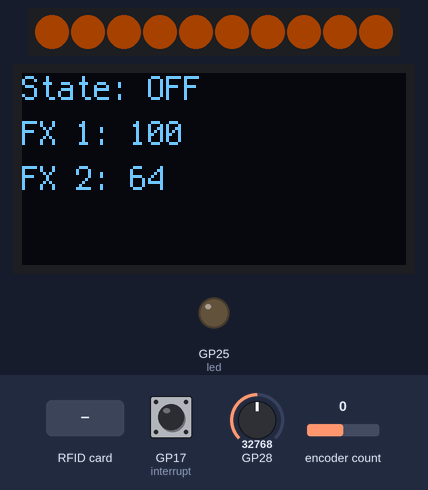
The program below on a simulated Raspberry Pi Pico running CircuitPython. Shown: 10 RGB LEDs in strip order, left to right, 128×64 one-colour display, output pins drawn as LEDs (lit = HIGH). Inputs (shaded band) come from the test bench; at power-on: GP17 (interrupt) HIGH, encoder count 0, GP28 = 32768 (analog values on the 0–65535 scale). Dim RGB values are drawn brighter than linear; MIDI messages are not drawn; what the program prints to the serial console is not drawn.

Above: at 1.2 s.
1.3 s: GP17 (interrupt) pulled LOW for 0.15 s
2.0 s: RFID card 5E 7A 19 C4 held to the reader
At 2.51 s:
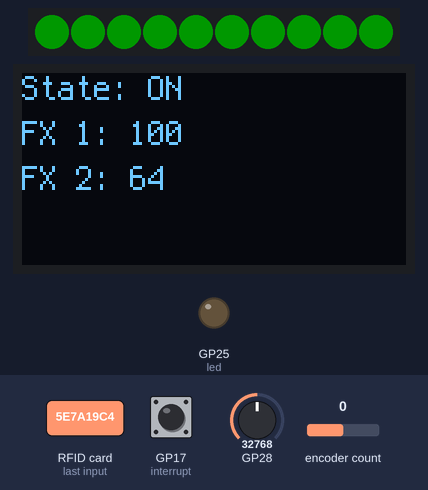
3.6 s: encoder count set to 1
At 4.03 s:
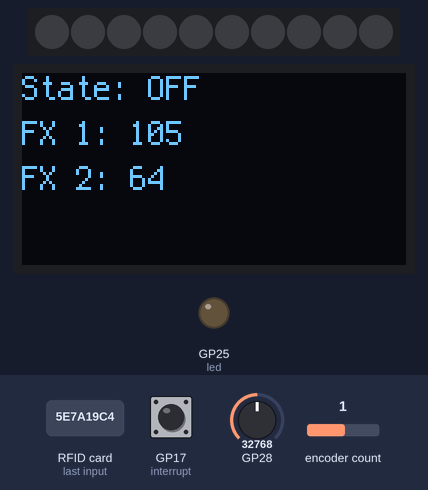
6.6 s: GP28 set to 45874
At 7.98 s:
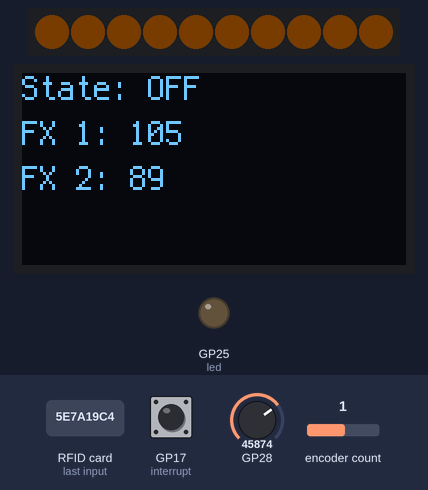
8.1 s: GP17 (interrupt) pulled LOW for 1 s
9.7 s: encoder count set to 2
At 9.78 s:
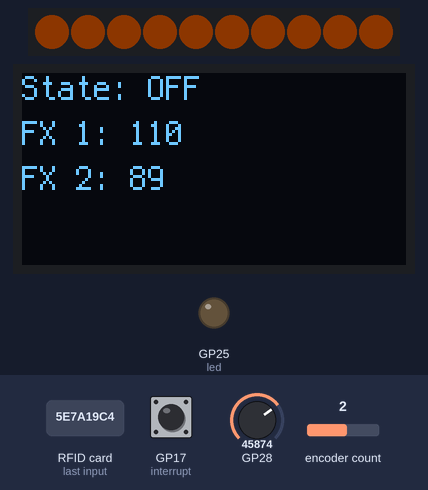

The program:

code.py
```python
import asyncio
import board
import time
from digitalio import DigitalInOut
from adafruit_simplemath import map_range

from effect_control import EffectControl
from rotary_encoder import RotaryEncoder
from main_display import MainDisplay
from led_manager import LedManager, POSSIBLE_LED_STATES
from nfc_reader import NfcReader
from midi_messenger import MidiMessenger
from bpm_tracker import BPMTracker

# ##########################################################
# ControllerData
#

class ControllerData():
    def __init__(self):

        self.instrument_on = False
        self.fx1_value = 100
        self.fx2_value = 100

        self.led_on = False
        self.led_turned_on = False
        self.led_on_timestamp = 0

# ##########################################################
# MIDI
#

midi_messenger = MidiMessenger()
bpm_tracker = BPMTracker()

async def midi_listen(controllerData: ControllerData):
    while True:
        msg = midi_messenger.midi.receive()
        if msg is not None:
            print("Received:", msg, "at", time.monotonic())
            if midi_messenger.is_timing_clock_event(msg):
                bpm_tracker.add_timestamp(time.monotonic())
                bpm = bpm_tracker.calculate_bpm()
                print('bpm', bpm)
                controllerData.led_on = True
        await asyncio.sleep(0)

async def blink_beat(controllerData: ControllerData):
    led = DigitalInOut(board.GP25)
    led.switch_to_output()

    while True:
        if controllerData.led_on and controllerData.led_turned_on == False:
            led.value = 1
            controllerData.led_turned_on = True
            controllerData.led_on_timestamp = time.monotonic()
        if controllerData.led_on and time.monotonic() > controllerData.led_on_timestamp + 0.1:
            led.value = 0
            controllerData.led_on = False
            controllerData.led_turned_on = False
        await asyncio.sleep(0)


# ##########################################################
# Display
#

mainDisplay = MainDisplay()


# ##########################################################
# Rotary Encoder
#

rotaryEncoder = RotaryEncoder(
    board.GP13,
    board.GP14
)

FX_1_INCREMENT = 5

async def rotary_listen(controllerData: ControllerData):
    while True:
        direction = rotaryEncoder.listenToRotation()

        if direction is not None:
            if direction == "CLOCKWISE":
                controllerData.fx1_value = min(127, controllerData.fx1_value + FX_1_INCREMENT)
            elif direction == "ANTICLOCKWISE":
                controllerData.fx1_value = max(0, controllerData.fx1_value - FX_1_INCREMENT)
            midi_messenger.send_instrument_fx1(controllerData.fx1_value)
            mainDisplay.set_text_area_value('fx_1', controllerData.fx1_value)
        await asyncio.sleep(0)

# ##########################################################
# Effect controls (potentiometers and other analog input devices)
#

fx2 = EffectControl(board.GP28, 200, 65000)

async def poll_effect_controls(controllerData: ControllerData):
    while True:
        value = fx2.get_value()
        mapped_value = round(map_range(value, 0, 65535, 0, 127))
        if mapped_value != controllerData.fx2_value:
            controllerData.fx2_value = mapped_value
            midi_messenger.send_instrument_fx2(controllerData.fx2_value)
            mainDisplay.set_text_area_value('fx_2', controllerData.fx2_value)
        await asyncio.sleep(0.1)

# ##########################################################
# LED Manager
#

led_manager = LedManager()

async def run_led_animations():
    while True:
        led_manager.animate()
        await asyncio.sleep(0)

# ##########################################################
# NFC
#

def on_card_detected():
    midi_messenger.send_instrument_on()
    led_manager.transition(POSSIBLE_LED_STATES["LIVE"])
    mainDisplay.set_text_area_value('state', "ON")

def on_card_removed():
    midi_messenger.send_instrument_off()
    led_manager.transition(POSSIBLE_LED_STATES["IDLE"])
    mainDisplay.set_text_area_value('state', "OFF")


nfcReader = NfcReader(
    on_card_detected = on_card_detected,
    on_card_removed = on_card_removed
)

async def check_nfc_card():
    while True:
        nfcReader.wait_for_card()

        await asyncio.sleep(0)

# ##########################################################
# main
#

async def main():
    print('main() running')

    controllerData = ControllerData()

    mainDisplay.set_text_area_value("state", "ON" if controllerData.instrument_on else "OFF")
    mainDisplay.set_text_area_value("fx_1", controllerData.fx1_value)
    mainDisplay.set_text_area_value("fx_1", controllerData.fx2_value)

    rotary_task = asyncio.create_task(rotary_listen(controllerData))
    poll_fx_controls_task = asyncio.create_task(poll_effect_controls(controllerData))
    read_nfc_task = asyncio.create_task(check_nfc_card())
    led_anim_task = asyncio.create_task(run_led_animations())
    midi_listen_task = asyncio.create_task(midi_listen(controllerData))
    blink_beat_task = asyncio.create_task(blink_beat(controllerData))

    await asyncio.gather(
        rotary_task,
        poll_fx_controls_task,
        read_nfc_task,
        led_anim_task,
        midi_listen_task,
        blink_beat_task
        )

asyncio.run(main())
```

effect_control.py
```python
from microcontroller import Pin
from analogio import AnalogIn

class EffectControl():
    def __init__(self, pin: Pin, value_min: float, value_max: float) -> None:
        self.input_device = AnalogIn(pin)
        self.value_min = value_min
        self.value_max = value_max

    def get_value(self):
        return self.input_device.value
```

rotary_encoder.py
```python
import digitalio
import rotaryio

class RotaryEncoder():
    def __init__(self, clkPin, dtPin) -> None:

        self.encoder = rotaryio.IncrementalEncoder(clkPin, dtPin, divisor=2)

        self.prevRotaryVal = 0
        self.prevButtonVal = None

    def listenToRotation(self, ):
        if self.encoder.position is not self.prevRotaryVal:
            isRotatingClockwise = self.encoder.position > self.prevRotaryVal
            self.prevRotaryVal = self.encoder.position
            return "CLOCKWISE" if isRotatingClockwise else "ANTICLOCKWISE"
        else:
            return None


class RotaryEncoderWithButton():
    def __init__(self, clkPin, dtPin, swPin, onRotate, onCLick) -> None:

        self.encoder = rotaryio.IncrementalEncoder(clkPin, dtPin, divisor=2)
        self.button = digitalio.DigitalInOut(swPin)
        self.button.direction = digitalio.Direction.INPUT
        self.button.pull = digitalio.Pull.UP

        self.prevRotaryVal = 0
        self.prevButtonVal = None

        self.onCLick = onCLick
        self.onRotate = onRotate

    def listenToRotation(self):
        if self.encoder.position is not self.prevRotaryVal:
            isRotatingClockwise = self.encoder.position > self.prevRotaryVal
            self.onRotate(isRotatingClockwise)
            self.prevRotaryVal = self.encoder.position

        if not self.button and self.prevButtonVal is 0:
            self.prevButtonVal = 1
        if self.button and self.prevButtonVal == 1:
            self.onCLick()

        if not self.button.value and self.prevButtonVal is None:
            self.prevButtonVal = "pressed"
        if self.button.value and self.prevButtonVal == "pressed":
            self.onCLick()
            self.prevButtonVal = None
```

main_display.py
```python
import displayio
import busio
import board
import terminalio
from adafruit_displayio_ssd1306 import SSD1306
from adafruit_display_text import label

class MainDisplay():
    def __init__(self):
        displayio.release_displays()

        screen_width = 128
        screen_height = 64

        i2c_1 = busio.I2C(board.GP7, board.GP6)
        display_bus = displayio.I2CDisplay(i2c_1, device_address=0x3C)
        display = SSD1306(display_bus, width=screen_width, height=screen_height)

        # This is necessary to avoid debug messages being showin on the display.
        display.root_group.hidden = True

        # Make the display context
        splash = displayio.Group()
        display.show(splash)

        self.state_area = label.Label(terminalio.FONT, text=" "*21, x=0, y=5)
        self.state_area.text = "State: ---"
        splash.append(self.state_area)

        self.fx_1_area = label.Label(terminalio.FONT, text=" "*21, x=0, y=20)
        self.fx_1_area.text = "FX 1: ---"
        splash.append(self.fx_1_area)

        self.fx_2_area = label.Label(terminalio.FONT, text=" "*21, x=0, y=35)
        self.fx_2_area.text = "FX 2: ---"
        splash.append(self.fx_2_area)

    def set_text_area_value(self, area, value):
        if area == "state":
            self.state_area.text = f"State: {value}"
        if area == "fx_1":
            self.fx_1_area.text = f"FX 1: {value}"
        if area == "fx_2":
            self.fx_2_area.text = f"FX 2: {value}"
```

led_manager.py
```python
import board, neopixel

from adafruit_led_animation.animation.pulse import Pulse
from adafruit_led_animation.animation.comet import Comet
from adafruit_led_animation.animation.rainbowchase import RainbowChase

from adafruit_led_animation.sequence import AnimationSequence

from adafruit_led_animation.color import AMBER, GREEN, PURPLE

POSSIBLE_LED_STATES = {
    "IDLE": "IDLE",
    "TRANSITION": "TRANSITION",
    "LIVE": "LIVE"
}


class LedManager():
    possible_states = [
        "IDLE",
        "TRANSITION",
        "LIVE"
    ]
    state = "IDLE"

    def __init__(self) -> None:
        self.pixel_pin = board.GP16
        self.num_pixels = 10

        self.pixels = neopixel.NeoPixel(
            self.pixel_pin,
            self.num_pixels,
            brightness=0.2,
            auto_write=False,
            pixel_order=neopixel.GRB
        )

        self.pulse_amber = Pulse(self.pixels, speed=0.05, color=AMBER, period=2)
        self.comet_down = Comet(self.pixels, speed=0.5 / self.num_pixels, color=PURPLE, tail_length=5, bounce=False)
        self.comet_up = Comet(self.pixels, speed=0.5 / self.num_pixels, color=PURPLE, tail_length=5, bounce=False, reverse=True)
        self.pulse_green = Pulse(self.pixels, speed=0.05, color=GREEN, period=2)

        self.animation_seq = AnimationSequence(
            self.pulse_amber,
            self.comet_down,
            self.comet_up,
            auto_clear=True, auto_reset=True, advance_on_cycle_complete=True)

        self.anim_idle = self.pulse_amber
        self.anim_transition = self.animation_seq
        self.anim_live = self.pulse_green

        self.anim_for_state = self.anim_idle

    def animate(self):
        self.anim_for_state.animate()

    def transition(self, to_sate: str):
        self.state = to_sate
        self.anim_for_state.reset()

        print('change state to', to_sate)

        if self.state is POSSIBLE_LED_STATES["IDLE"]:
            self.anim_for_state = self.anim_idle
        elif self.state is POSSIBLE_LED_STATES["TRANSITION"]:
            self.anim_for_state = self.anim_transition
        elif self.state is POSSIBLE_LED_STATES["LIVE"]:
            self.anim_for_state = self.anim_live
```

nfc_reader.py
```python
import board
import busio
import countio
import time
from adafruit_pn532.i2c import PN532_I2C

class NfcReader():

    def __init__(self, on_card_detected, on_card_removed):
        self.on_card_detected = on_card_detected
        self.on_card_removed = on_card_removed

        i2c_0 = busio.I2C(board.GP5, board.GP4)

        self.pn532 = PN532_I2C(
            i2c_0,
            debug=False,
            irq=board.GP17
            )
        self.interrupt = countio.Counter(board.GP17)

        self.pn532.SAM_configuration()
        self.pn532.listen_for_passive_target()

        self.last_card_id = None
        self.last_card_timestamp = time.monotonic()

    def wait_for_card(self) -> str:
        if self.interrupt.count > 0:
            print('must read card', self.interrupt.count)
            uid = self.pn532.get_passive_target()
            cardIdString = None
            if uid is not None:
                print("UID:", ''.join(hex(i) for i in uid))
                cardIdString = ''.join(hex(i) for i in uid)
                if self.last_card_id is None:
                    self.on_card_detected()
                self.last_card_id = cardIdString
            self.pn532.listen_for_passive_target()
            self.interrupt.reset()
            self.last_card_timestamp = time.monotonic()
        elif time.monotonic() > self.last_card_timestamp + 0.5 and self.last_card_id is not None:
            print(f'card {self.last_card_id} lost')
            self.last_card_id = None
            self.on_card_removed()
```

midi_messenger.py
```python
import usb_midi
from adafruit_midi import MIDI
from adafruit_midi.control_change import ControlChange
from adafruit_midi.timing_clock import TimingClock


CONTROL_ON_OFF = 1
CONTROL_FX1 = 2
CONTROL_FX2 = 3

VALUE_ON = 1
VALUE_OFF = 0

class MidiMessenger():
    def __init__(self) -> None:
        self.midi = MIDI(
            midi_in=usb_midi.ports[0],
            in_channel=0,
            midi_out=usb_midi.ports[1],
            out_channel= 0
        )

    def send_instrument_on(self):
        self.midi.send(ControlChange(CONTROL_ON_OFF, VALUE_ON))

    def send_instrument_off(self):
        self.midi.send(ControlChange(CONTROL_ON_OFF, VALUE_OFF))

    def send_instrument_fx1(self, value: int):
        self.midi.send(ControlChange(CONTROL_FX1, value))

    def send_instrument_fx2(self, value: int):
        self.midi.send(ControlChange(CONTROL_FX2, value))

    def is_timing_clock_event(self, midi_message):
        if isinstance(midi_message, TimingClock):
            return True
        else:
            return False
```

bpm_tracker.py
```python
class BPMTracker:
    def __init__(self):
        self.timestamps = []

    def add_timestamp(self, timestamp):
        self.timestamps.append(timestamp)
        # Keep only the last 5 timestamps
        if len(self.timestamps) > 10:
            self.timestamps.pop(0)

    def calculate_bpm(self):
        if len(self.timestamps) < 2:
            return 0  # Not enough data to calculate BPM

        # Calculate average difference between timestamps
        diffs = [self.timestamps[i] - self.timestamps[i - 1] for i in range(1, len(self.timestamps))]
        avg_diff = sum(diffs) / len(diffs)

        # Convert average difference to BPM (60 seconds per minute)
        if avg_diff == 0:
            return 0  # Prevent division by zero
        return 60 / avg_diff
```

Measured:
- after the input at 1.3 s, every drawn part: stays the same
- after the input at 2.0 s, the display: first changes at once (image 1 shows a later state)
